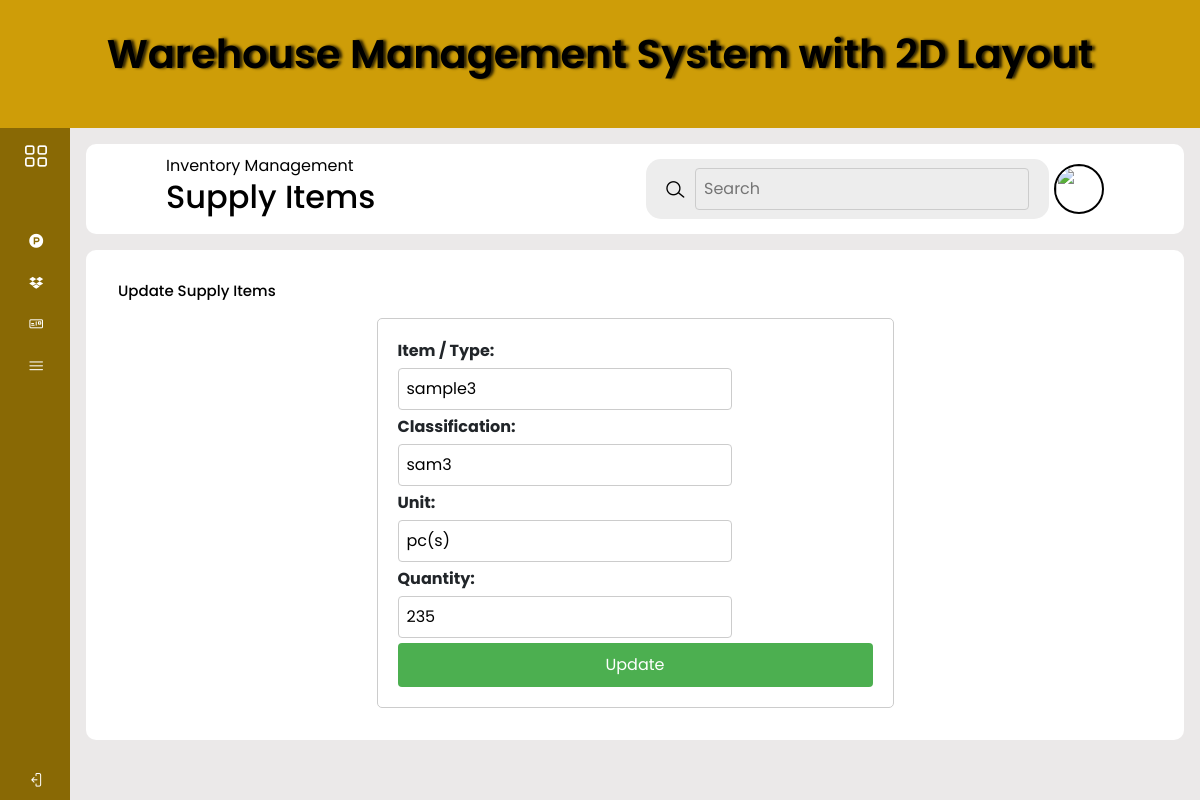
Page /wm-system/itemsedit.php?id=sample3 on the committed database.
### tables this page shows
CREATE TABLE `supplies` (
  `id` bigint(20) UNSIGNED NOT NULL,
  `item` varchar(255) NOT NULL,
  `classification` varchar(255) DEFAULT NULL,
  `unit` varchar(255) DEFAULT NULL,
  `quantity` varchar(255) NOT NULL,
  `created_at` timestamp NULL DEFAULT current_timestamp(),
  `updated_at` timestamp NULL DEFAULT current_timestamp()
);

### wm-system/itemsedit.php (the view, shortened to what this page needs)
<?php
require "conn.php";
?>
<!DOCTYPE html>
<html lang="en">
<head>
  <link href="https://cdn.jsdelivr.net/npm/bootstrap@5.3.3/dist/css/bootstrap.min.css" rel="stylesheet">
  <link rel="stylesheet" href="style/supplygroups.css" />
  <link href="lineicons/web-font-files/lineicons.css" rel="stylesheet" />
  <link rel="stylesheet" href="js/bootstrap.bundle.min.js">
</head>
<body>
<header class="header-section text-center">
        <h1>Warehouse Management System with 2D Layout</h1>
    </header>
    <div class="wrapper">
        <aside id="sidebar">
            <div class="d-flex">
                <button class="toggle-btn" type="button">
                    <i class="lni lni-grid-alt"></i>
                </button>
            </div>
            <ul class="sidebar-nav">
            <li class="sidebar-item">
                    <a href="#" class="sidebar-link collapsed has-dropdown" data-bs-toggle="collapse"
                        data-bs-target="#prod" aria-expanded="false" aria-controls="prod">
                        <i class="lni lni-producthunt"></i>
                    </a>
                </li>
                <li class="sidebar-item">
                    <a href="#" class="sidebar-link collapsed has-dropdown" data-bs-toggle="collapse"
                        data-bs-target="#equipment" aria-expanded="false" aria-controls="equipment">
                        <i class="lni lni-dropbox-original"></i>
                    </a>
                </li>
                <li class="sidebar-item">
                    <a href="#" class="sidebar-link collapsed has-dropdown" data-bs-toggle="collapse"
                        data-bs-target="#details" aria-expanded="false" aria-controls="details">
                        <i class="lni lni-postcard"></i>
                    </a>
                </li>
                <li class="sidebar-item">
                    <a href="#" class="sidebar-link collapsed has-dropdown" data-bs-toggle="collapse"
                        data-bs-target="#manage" aria-expanded="false" aria-controls="manage">
                        <i class="lni lni-menu"></i>
                    </a>
                </li>
            </ul>
            <div class="sidebar-footer">
                <a href="#" class="sidebar-link">
                    <i class="lni lni-exit"></i>
                </a>
            </div>
        </aside>
    <div class="main--content">
        <div class="header--wrapper">
            <div class="header--title">
                <span>Inventory Management</span>
                <h2>Supply Items</h2>
            </div>
        <div class="user--info">
            <div class="search-box">
            <i class="lni lni-search-alt"></i>
        <input type="text" placeholder="Search">
        </div>
        <img src="imgs/user-icon.jpg" alt="">
            </div>
        </div>
        <div class="card-container">
            <h3 class="main-title">Update Supply Items</h3>
           <?php
           if (isset($_GET['id'])) {
            $id = mysqli_real_escape_string($conn, $_GET['id']);
            $query = "SELECT * FROM supplies WHERE item='$id'";
            $query_run = mysqli_query($conn, $query);
            if (mysqli_num_rows($query_run) > 0) {
                $item = mysqli_fetch_array($query_run);
              ?>
            <form action="itemsfunc.php" id="form" method="post">
            <label for="itemtype">Item / Type:</label>
  <input type="text" id="itemtype" value="<?= $item['item'];?>" name="itemtype">
  <label for="class">Classification:</label>
  <input type="text" id="class" value="<?= $item['classification'];?>" name="class">
  <label for="unit">Unit:</label>
  <input type="text" id="unit" value="<?= $item['unit'];?>" name="unit" >
  <label for="quan">Quantity:</label>
  <input type="text" id="quan" name="quan" value="<?= $item['quantity'];?>" step="0.01">
  <input type="submit" name="Update" value="Update">
            </form>
            <?php
            }else{
                echo "<h4>No Such ID Found.</h4>";
            }
           }
           ?>
        </div>
    </div>
</body>
</html>

### wm-system/style/supplygroups.css (style rules this page uses)
* { margin: 0; padding: 0; border: none; outline: none; box-sizing: border-box; }
.header-section { background-color: #ce9d08; color: black; padding: 30px; }
.header-section h1 { font-size: 2.5em; margin-bottom: 20px; text-shadow: 3px 0px 3px rgba(0, 0, 0, 0.801); }
a { text-decoration: none; }
li { list-style: none; }
h1 { font-weight: 600; font-size: 1.5rem; }
body { font-family: 'Poppins', sans-serif; }
.wrapper { display: flex; }
#sidebar { width: 70px; min-width: 70px; z-index: 1000; transition: all .25s ease-in-out; background-color: #896905; display: flex; flex-direction: column; position: sticky; top: 0; left: 0; bottom: 0; min-height: 84.5vh; }
.toggle-btn { background-color: transparent; cursor: pointer; border: 0; padding: 1rem 1.5rem; }
.toggle-btn i { font-size: 1.5rem; color: #FFF; }
.sidebar-nav { padding: 2rem 0; flex: 1 1 auto; }
a.sidebar-link { padding: .625rem 1.625rem; color: #FFF; display: block; font-size: 0.9rem; white-space: nowrap; border-left: 3px solid transparent; }
.sidebar-link i { font-size: 0.9rem; margin-right: .75rem; }
.sidebar-item { position: relative; }
.main--content { position: relative; background: #ebe9e9; width: 100%; padding: 1rem; }
.header--wrapper img { width: 50px; height: 50px; cursor: pointer; border-radius: 50%; border: 2px solid black; }
.header--wrapper { display: flex; justify-content: space-between; align-items: center; flex-wrap: wrap; background: #fff; border-radius: 10px; padding: 10px 5rem; margin-bottom: 1rem; }
.header--title { color: black; }
.user--info { display: flex; align-items: center; gap: 1; }
.search-box { background: rgba(237, 237, 237); border-radius: 15px; color: black; display: flex; align-items: center; gap: 10px; padding: 4px 20px; margin-right: 5px; }
.search-box input { background: transparent; padding: 10px; }
.search-box i { font-size: 1.2rem; cursor: pointer; transition: all 0.5s ease-out; }
.card-container { background: #fff; padding: 2rem; border-radius: 10px; }
.main-title { color: black; padding-bottom: 10px; font-size: 15px; }
#form { width: 50%; margin: 0 auto; padding: 20px; border: 1px solid #ccc; border-radius: 5px; display: flex; flex-wrap: wrap; justify-content: space-between; }
label { font-weight: bold; flex-basis: 30%; }
input[type="text"], input[type="date"] { flex-basis: 65%; padding: 8px; margin: 5px 0; box-sizing: border-box; border: 1px solid #ccc; border-radius: 4px; }
input[type="submit"] { flex-basis: 100%; background-color: #4CAF50; color: white; padding: 10px 20px; border: none; border-radius: 4px; cursor: pointer; }

### rows in the picture
supplies: itemtype "sample3", class "sam3", unit "pc(s)", quan "235"
